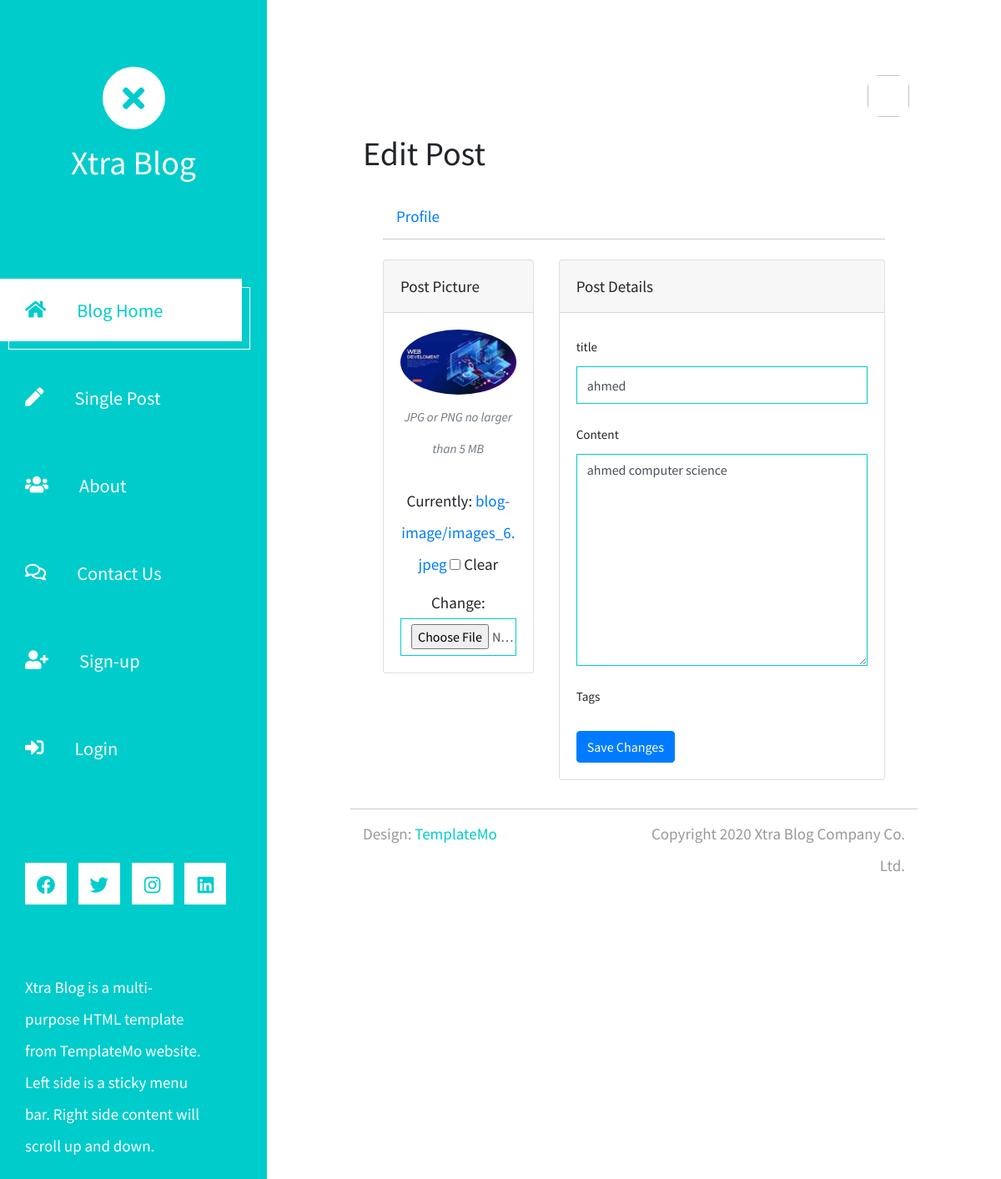
The page /home/edit_blog/4 on the database its author committed.
### blog/models.py (models this page shows, shortened)
class Blog(models.Model):
    title = models.CharField(max_length=500)
    content = models.TextField()
    date = models.DateTimeField( auto_now_add=True)
    img = models.ImageField(upload_to='blog-image/',blank=True,null=True)
    author = models.ForeignKey(User,  on_delete=models.CASCADE)
    tags = TaggableManager()

### blog/views.py (the view)
# urls.py: path('edit_blog/<int:pk>',edit_blog,name='edit_blog'),
def edit_blog(request,pk):
    blog = Blog.objects.get(id=pk)
    if request.POST:
        form = EditBlog(request.POST,request.FILES,instance=blog)
        if form.errors:
            messages.warning(request,f'{form.errors}')
        if form.is_valid:
            form.save()
            messages.success(request,'Updated Successfully....')
            return redirect('detail_blog',blog.id)
    else:
        form = EditBlog(instance=blog)
    return render(request,'edit_post.html',{'form':form,'blog':blog})

### blog/forms.py
class EditBlog(forms.ModelForm):
    class Meta():
        model = Blog
        exclude =('author',)
    def __init__(self, *args, **kwargs):
        super(EditBlog,self).__init__(*args, **kwargs)
        for field_name, field in self.fields.items():
            field.widget.attrs['class']='form-control'

### blog/templates/edit_post.html (shortened to what this page needs)
{% extends 'base.html' %}
{% block content %}
  <h1>Edit Post</h1>
  <div class="container-xl px-4 mt-4">
    <nav class="nav nav-borders">
        <a class="nav-link active ms-0" href="https://www.bootdey.com/snippets/view/bs5-edit-profile-account-details" target="__blank">Profile</a>
    </nav>
    <hr class="mt-0 mb-4">
    <form method='POST' enctype="multipart/form-data">
    <div class="row">
        <div class="col-xl-4">
            <div class="card mb-4 mb-xl-0">
                <div class="card-header">Post Picture</div>
                <div class="card-body text-center">
                    <img class="img-account-profile rounded-circle mb-2" src="{% if blog.img %}
                                    {{blog.img.url}} {% endif %}" style="width: -webkit-fill-available;" alt="">
                    <div class="small font-italic text-muted mb-4">JPG or PNG no larger than 5 MB</div>
                    {{form.img}}
                </div>
            </div>
        </div>
        <div class="col-xl-8">
            <div class="card mb-4">
                <div class="card-header">Post Details</div>
                <div class="card-body">
                        <div class="mb-3">
                            <label class="small mb-1" for="inputUsername">title</label>
                           {{form.title}}
                        </div>
                        <div class="mb-3">
                            <label class="small mb-1" for="inputUsername">Content</label>
                            {{form.content}}
                        </div>
                        <div class="mb-3">
                            <label class="small mb-1" for="inputEmailAddress">Tags</label>
                        </div>
                        <input class="btn btn-primary" type="submit" value="Save Changes">
                </div>
              </div>
            </form>
        </div>
    </div>
{% endblock content %}

### static/css/templatemo-xtra-blog.css (style rules this page uses)
html { overflow-x: hidden; }
body { margin: 0; padding: 0; font-family: 'Source Sans Pro', sans-serif; font-size: 19px; line-height: 2em; overflow-x: hidden; }
hr { border-top-color: #CCC; margin-top: 10px; margin-bottom: 10px; }
.form-control::placeholder { color: #999; }
.form-control { height: 45px; border-color: #0CC; border-radius: 0; }

### rows shown on the page
Blog: img (picture), title "ahmed", content "ahmed computer science"
